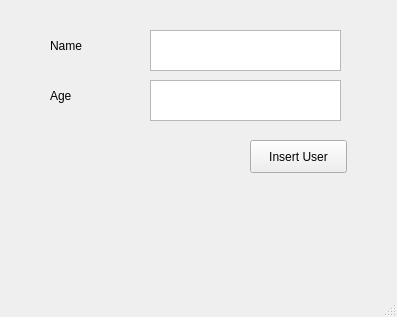
<?xml version="1.0" encoding="UTF-8"?>
<ui version="4.0">
 <class>MainWindow</class>
 <widget class="QMainWindow" name="MainWindow">
  <property name="geometry">
   <rect>
    <x>0</x>
    <y>0</y>
    <width>397</width>
    <height>317</height>
   </rect>
  </property>
  <property name="windowTitle">
   <string>MainWindow</string>
  </property>
  <widget class="QWidget" name="centralwidget">
   <widget class="QTextEdit" name="textEditName">
    <property name="geometry">
     <rect>
      <x>150</x>
      <y>30</y>
      <width>191</width>
      <height>41</height>
     </rect>
    </property>
   </widget>
   <widget class="QLabel" name="labelName">
    <property name="geometry">
     <rect>
      <x>50</x>
      <y>30</y>
      <width>101</width>
      <height>31</height>
     </rect>
    </property>
    <property name="text">
     <string>Name</string>
    </property>
   </widget>
   <widget class="QTextEdit" name="textEditAge">
    <property name="geometry">
     <rect>
      <x>150</x>
      <y>80</y>
      <width>191</width>
      <height>41</height>
     </rect>
    </property>
   </widget>
   <widget class="QLabel" name="labelAge">
    <property name="geometry">
     <rect>
      <x>50</x>
      <y>80</y>
      <width>101</width>
      <height>31</height>
     </rect>
    </property>
    <property name="text">
     <string>Age</string>
    </property>
   </widget>
   <widget class="QPushButton" name="pushButton">
    <property name="geometry">
     <rect>
      <x>250</x>
      <y>140</y>
      <width>97</width>
      <height>33</height>
     </rect>
    </property>
    <property name="text">
     <string>Insert User</string>
    </property>
   </widget>
  </widget>
  <widget class="QMenuBar" name="menubar">
   <property name="geometry">
    <rect>
     <x>0</x>
     <y>0</y>
     <width>397</width>
     <height>29</height>
    </rect>
   </property>
  </widget>
  <widget class="QStatusBar" name="statusbar"/>
 </widget>
 <resources/>
 <connections/>
</ui>
